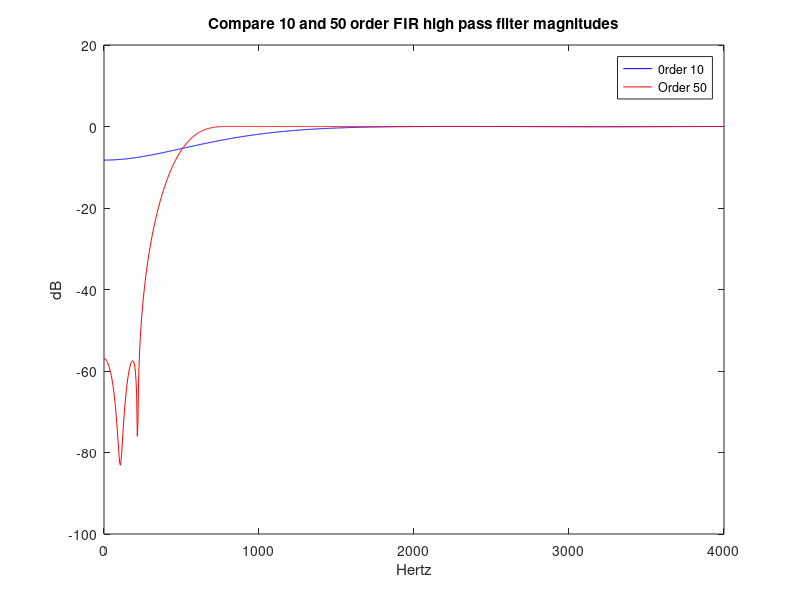
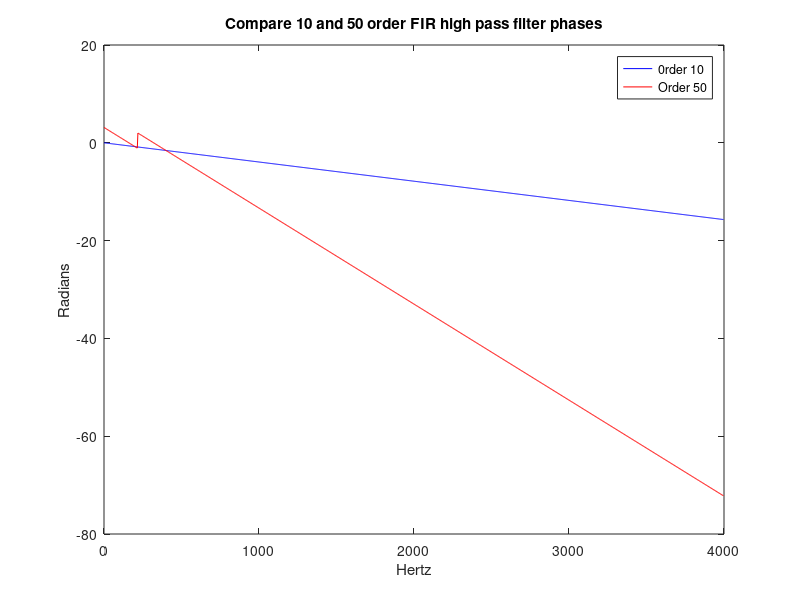
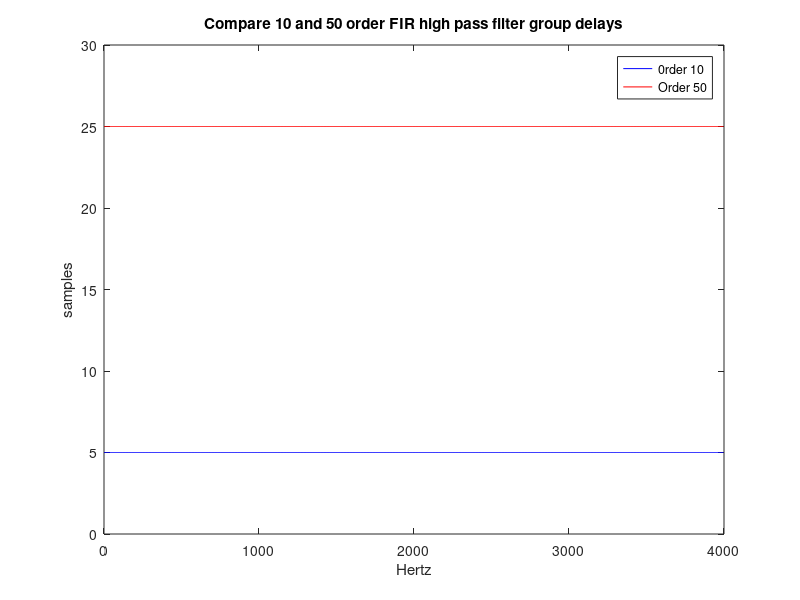
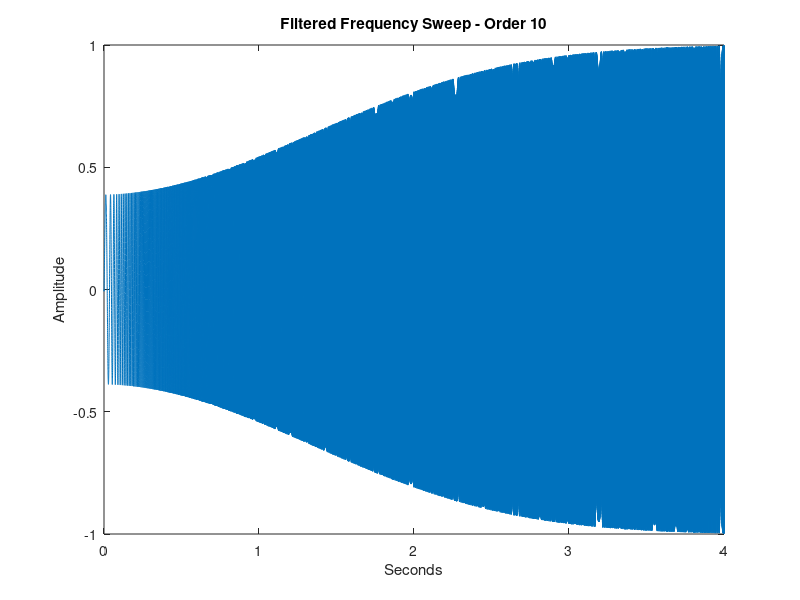

Here is the MATLAB script that generated these plots, in order:
%  This script solves the example in lecture notes comparing filter orders
%  for the linear phase FIR filters (designed using the windowing method).
%  High-pass filters of orders of 10 and 50 are designed with a cut-off
%  of 500 Hz.  The freqz command is used to examine the frequency response
%  (phase and magnitude), the grpdelay command is used to examine the group
%  delay for the filter, and finally a frequency swept signal (from 20Hz
%  to 2000Hz is generated and filtered with both filters for comparisons.
% 
%    Written by Kevin D. Donohue (donohue@engr.uky.edu) March 2004 
%

%  Define DSP Parameters
fs = 8e3;  %  Sampling Frequency
fc = 500;  %  Cutoff Frequency
dt = 4;    % Time duration of frequency sweep signal in seconds
flow = 20;   %  Starting frequency of sweep in Hertz
fend = 2000; %  Ending frequency of sweep in Hertz
t = [0:round(dt*fs)-1]/fs;  %  Corresponding time axis of sweep

%  Generate Filter coefficients
b10 = fir1(10,fc/(fs/2),'high');  %  Order 10 FIR, order should be even for high pass
b50 = fir1(50,fc/(fs/2), 'high');  %  Order 50 FIR, order should be even for high pass

%  Compute Frequency Response
[h10,f10] = freqz(b10,1,1024,fs);
[h50,f50] = freqz(b50,1,1024,fs);

%  Plot magnitude
figure(1)
plot(f10,20*log10(abs(h10)), 'b',f50,20*log10(abs(h50)), 'r')
title('Compare 10 and 50 order FIR high pass filter magnitudes')
xlabel('Hertz')
ylabel('dB')
legend('0rder 10', 'Order 50')
%  Plot Phase
figure(2)
%  unwrap phase to eliminate mod pi jumps
plot(f10,unwrap(angle(h10)), 'b',f50, unwrap(angle(h50)) , 'r')
title('Compare 10 and 50 order FIR high pass filter phases')
xlabel('Hertz')
ylabel('Radians')
legend('0rder 10', 'Order 50')

%  Compute Group Delay
[gd10,fgd10] = grpdelay(b10,1,1024,fs);
[gd50,fgd50] = grpdelay(b50,1,1024,fs);
figure(3)
plot(fgd10,gd10, 'b',fgd50,gd50 , 'r')
title('Compare 10 and 50 order FIR high pass filter group delays')
xlabel('Hertz')
ylabel('samples')
legend('0rder 10', 'Order 50')
pause
%   Simulate signal - Frequency Sweep
fsw = flow + ((fend-flow)/2)*[0:length(t)-1]/length(t);  %  Create Frequency ramp - Why divid by 2?
swp = sin(2*pi*t.*fsw);  % Generate sweep signal

%  Filter signal
sigsw10 = filter(b10,1,swp);
sigsw50 = filter(b50,1,swp);
figure(4)
plot(t,sigsw10)
title('Filtered Frequency Sweep - Order 10')
xlabel('Seconds')
ylabel('Amplitude')
figure(5)
plot(t,sigsw50)
title('Filtered Frequency Sweep - Order 50')
xlabel('Seconds')
ylabel('Amplitude')



